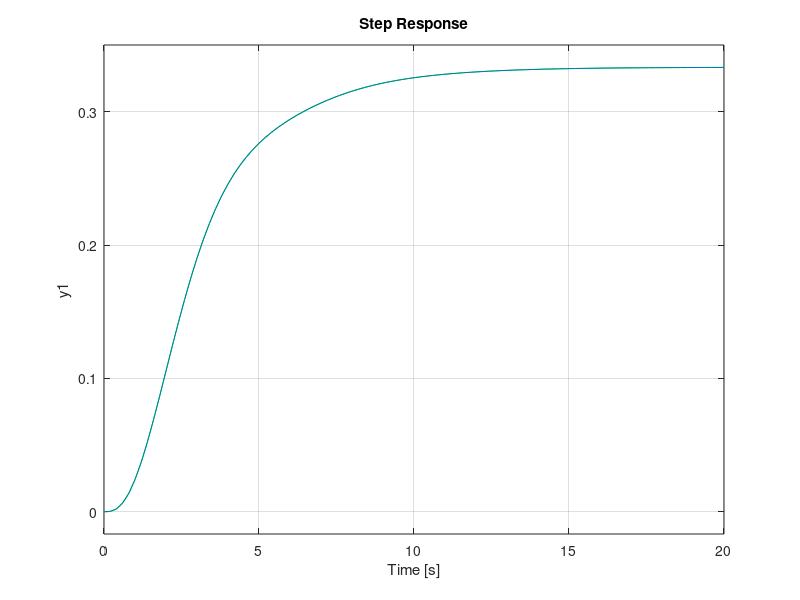

Reproduce this figure in MATLAB.
clear all
clc
num=[0.5];
den=[2 4 5 1];
H=tf(num,den);
H=feedback(H,1);
tempo=[0:0.05:100];
[amostra]=step(H,tempo);
a=[tempo' amostra];
csvwrite('csvlist.csv',a);

hold on
plot(a(:,1),a(:,2),'g')
step(H)

